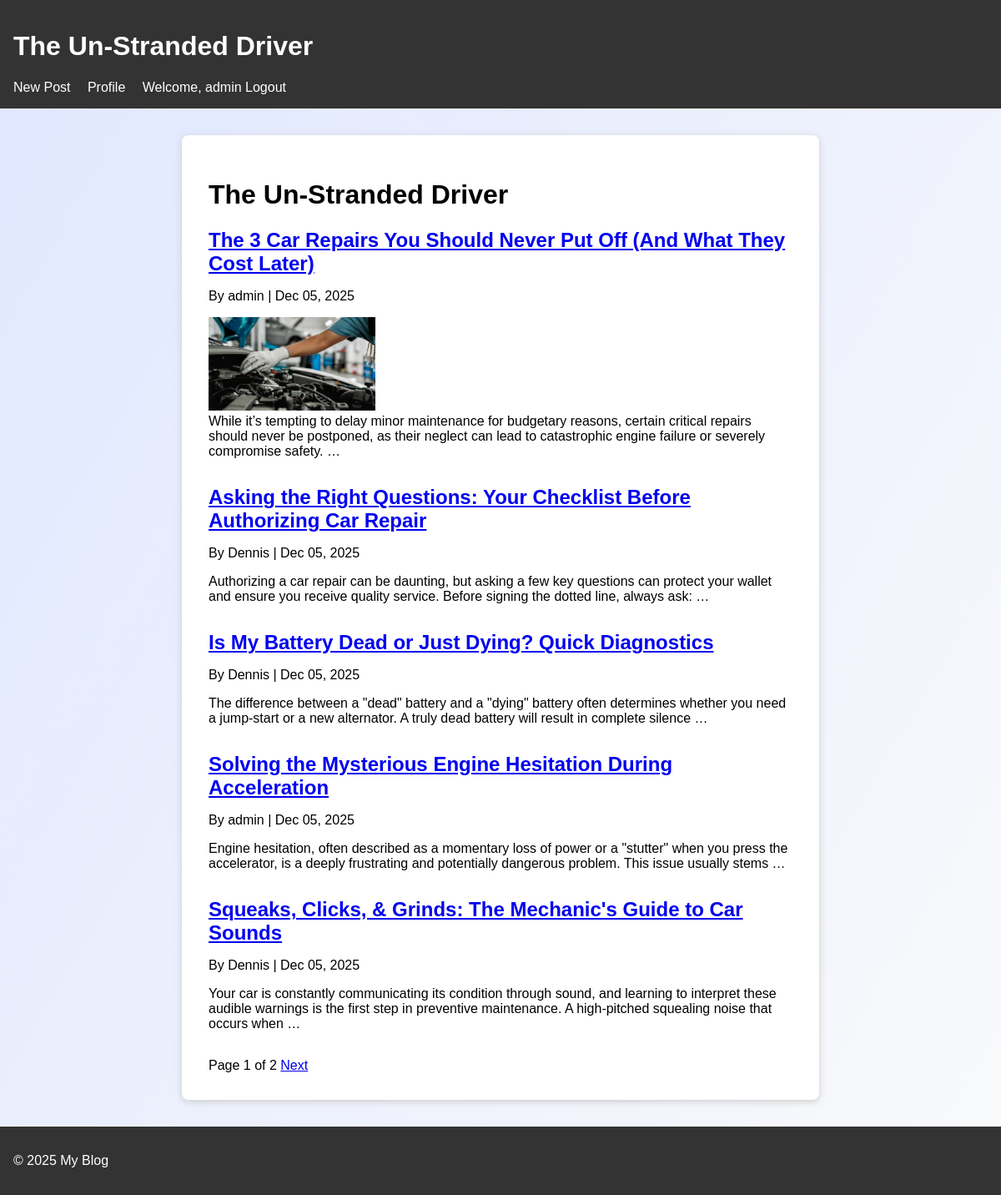
The app's page / (signed in) with its own data.
### blog/models.py (models this page shows, shortened)
class Post(models.Model):
	title = models.CharField(max_length=200)
	slug = models.SlugField(unique=True)
	author = models.ForeignKey(get_user_model(), on_delete=models.CASCADE, related_name='posts')
	content = models.TextField()
	image = models.ImageField(upload_to='post_images/', blank=True, null=True)
	created_at = models.DateTimeField(auto_now_add=True)
	updated_at = models.DateTimeField(auto_now=True)
	class Meta:
		ordering = ['-created_at']

### blog/views.py (the view)
# urls.py: path('', views.PostListView.as_view(), name='post_list'),
@method_decorator(cache_page(60 * 5), name='dispatch')  # Cache for 5 minutes
class PostListView(ListView):
	model = Post
	template_name = 'blog/post_list.html'
	context_object_name = 'posts'
	paginate_by = 5

### blog/templates/blog/post_list.html (shortened to what this page needs)
{% extends 'blog/base.html' %}
{% block content %}
  <h1>The Un-Stranded Driver</h1>
  <div id="post-list">
    {% for post in posts %}
      <div class="post">
        <h2><a href="{% url 'blog:post_detail' slug=post.slug %}">{{ post.title }}</a></h2>
        <p>By {{ post.author }} | {{ post.created_at|date:'M d, Y' }}</p>
        {% if post.image %}
          <img src="{{ post.image.url }}" alt="Image for {{ post.title }}" style="max-width:200px;">
        {% endif %}
        <div>{{ post.content|truncatewords:30|safe }}</div>
      </div>
    {% empty %}
      <p>No posts yet.</p>
    {% endfor %}
    <div class="pagination">
      {% if is_paginated %}
        <span>Page {{ page_obj.number }} of {{ page_obj.paginator.num_pages }}</span>
        {% if page_obj.has_next %}
          <a href="?page={{ page_obj.next_page_number }}">Next</a>
        {% endif %}
      {% endif %}
    </div>
  </div>
{% endblock %}

### blog/templates/blog/base.html (shortened to what this page needs)
{% load static %}
<!DOCTYPE html>
<html lang="en">
<head>
    <link rel="stylesheet" href="{% static 'blog/style.css' %}">
</head>
<body>
    <header>
        <h1><a href="{% url 'blog:post_list' %}" aria-label="Home">The Un-Stranded Driver</a></h1>
        <nav aria-label="Main navigation">
            <a href="{% url 'blog:post_create' %}" aria-label="Create new post">New Post</a>
            {% if user.is_authenticated %}
                <a href="{% url 'blog:profile' %}" aria-label="View profile">Profile</a>
                <span aria-live="polite">Welcome, {{ user.username }}</span>
                <a href="/admin/logout/" aria-label="Logout">Logout</a>
            {% else %}
                <a href="{% url 'blog:register' %}" aria-label="Register">Register</a>
                <a href="/admin/login/" aria-label="Login">Login</a>
            {% endif %}
        </nav>
    </header>
    <main>
        {% block content %}{% endblock %}
    </main>
    <footer>
        <p>&copy; {{ year|default:2025 }} My Blog</p>
    </footer>
</body>
</html>

### static/blog/style.css (style rules this page uses)
body { font-family: Arial, sans-serif; background: linear-gradient(120deg, #e0e7ff 0%, #f9fafb 100%); margin: 0; }
header, footer { background: #333; color: #fff; padding: 1em; }
header a, footer a { color: #fff; text-decoration: none; }
main { max-width: 700px; margin: 2em auto; background: #fff; padding: 2em; border-radius: 8px; box-shadow: 0 2px 8px #ccc; }
.post { margin-bottom: 2em; }
.post h2 { margin-bottom: 0.2em; }
.pagination { margin-top: 2em; }
nav a { margin-right: 1em; }

### records on screen
Post: title "The 3 Car Repairs You Should Never Put Off (And What They Cost Later)", author "admin", created_at "Dec 05, 2025", image (picture), content "While it’s tempting to delay minor maintenance for budgetary reasons, certain critical repairs should never be postponed, as their neglect can lead to catastrophic engine failure or severely compromise safety. …"
Post: title "Asking the Right Questions: Your Checklist Before Authorizing Car Repair", author "Dennis", created_at "Dec 05, 2025", content "Authorizing a car repair can be daunting, but asking a few key questions can protect your wallet and ensure you receive quality service. Before signing the dotted line, always ask: …"
Post: title "Is My Battery Dead or Just Dying? Quick Diagnostics", author "Dennis", created_at "Dec 05, 2025", content "The difference between a \"dead\" battery and a \"dying\" battery often determines whether you need a jump-start or a new alternator. A truly dead battery will result in complete silence …"
Post: title "Solving the Mysterious Engine Hesitation During Acceleration", author "admin", created_at "Dec 05, 2025", content "Engine hesitation, often described as a momentary loss of power or a \"stutter\" when you press the accelerator, is a deeply frustrating and potentially dangerous problem. This issue usually stems …"
Post: title "Squeaks, Clicks, & Grinds: The Mechanic's Guide to Car Sounds", author "Dennis", created_at "Dec 05, 2025", content "Your car is constantly communicating its condition through sound, and learning to interpret these audible warnings is the first step in preventive maintenance. A high-pitched squealing noise that occurs when …"

### other values on screen
{{ user.username }} "admin"
{{ page_obj.number }} "1"
{{ page_obj.paginator.num_pages }} "2"
{{ year|default:2025 }} "2025"
